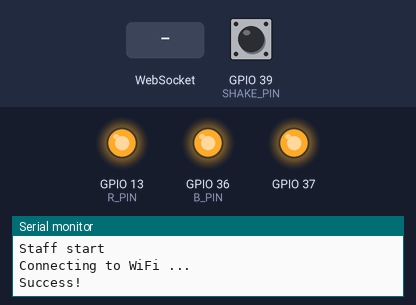
The sketch below on a simulated ESP32. On the bench: output pins drawn as LEDs (lit = HIGH), the last lines printed to the serial monitor. The test bench sets the inputs (shaded band); at power-on: GPIO 39 (SHAKE_PIN) HIGH. WiFi joins after 1.5 s; servers stay silent unless stated; random numbers use the default seed unless the sketch sets one.

Above: at 2.7 s.
2.8 s: WebSocket text "4" received
At 2.95 s:
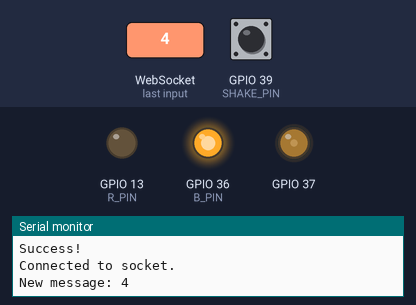
At 3.56 s:
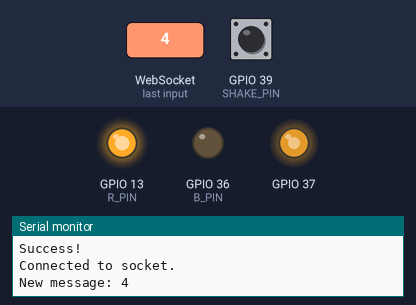
5.8 s: WebSocket text "#" received
Timing chart, 0 to 8.8 s (numbered marks = the images above; inputs shaded):
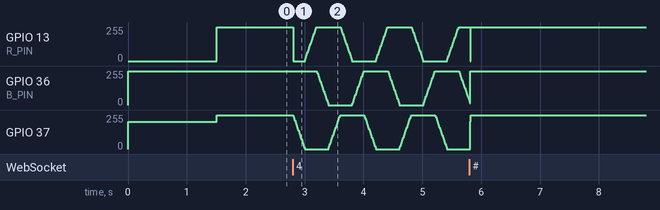

The sketch:

staff.ino
```cpp
#include <WiFiMulti.h>
#include <WebSocketsClient.h>
#include "Color.h"
#include "LedRGB.h"

// Settings
#define SSID ""
#define PASSWORD ""

#define SOCKET_HOST ""
#define SOCKET_RES "/"
#define SOCKET_PORT 80

#define R_PIN 13
#define G_PIN A1
#define B_PIN A0
#define SHAKE_PIN A3

#define DEFAULT_COLOR "#FF3000"


// Globals
WiFiMulti wifiMulti;
WebSocketsClient webSocket;

Color userColor = Color::hex(DEFAULT_COLOR);
LedRGB ledRGB;

float brightness = 0;

float t_fade_ms = 60000;
unsigned long dt_ms = 10;
float d_bright = 1.0 / (t_fade_ms / dt_ms);


void webSocketCallback(WStype_t type, uint8_t * payload, size_t length)
{
  switch (type)
  {
    case WStype_CONNECTED:
      Serial.println("Connected to socket.");
      break;

    case WStype_TEXT:
      Serial.printf("New message: %s\n", payload);

      // New Color command
      if (payload[0] == '#')
      {
        userColor = Color::hex((const char *)payload);
        brightness = 1;
      }
      else if (payload[0] == '1')
        brightness = 1;

      // Action commands
      switch (payload[0])
      {
        case '#':
          userColor = Color::hex((const char *)payload);
        case '1':
          brightness = 1;
          break;
        case '2':
          brightness -= 0.5;
          if(brightness < 0)
            brightness = 0;
          break;
        case '3':
          flash();
          brightness = 1;
          break;
        case '4':
          cycle();
          brightness = 1;
          break;
      }

  }
}

void flash()
{
  auto time = millis();
  while(millis() < time  + 500)
  {
    auto rand = random(5, 50);
    ledRGB.write(userColor, rand%2);
    delay(rand);
  }
}

void cycle()
{
  auto time = millis();
  double hue = 0;
  while(millis() < time  + 3000)
  {
    hue += 3;
    ledRGB.write(Color::hsv(hue, 1, 1));
    delay(dt_ms);
  }
}

void setup()
{
  // Serial setup
  Serial.begin(115200);
  Serial.setDebugOutput(true);
  Serial.println("Staff start\n");

  // Setting up RGB leds
  ledRGB.begin(R_PIN, G_PIN, B_PIN, Color::hex(DEFAULT_COLOR));

  pinMode(SHAKE_PIN, INPUT_PULLUP);

  // Wifi Setup
  Serial.println("Connecting to WiFi ...");
  wifiMulti.addAP(SSID, PASSWORD);
  while (wifiMulti.run() != WL_CONNECTED)
    delay(100);
  Serial.println("Success!\n");

  // Websocket setup
  webSocket.begin(SOCKET_HOST, SOCKET_PORT, SOCKET_RES);
  webSocket.onEvent(webSocketCallback);
  webSocket.setReconnectInterval(1000);
}

void loop()
{
  webSocket.loop();

  if (digitalRead(SHAKE_PIN) == LOW)
    brightness = 1;

  ledRGB.write(userColor, brightness);

  brightness -= d_bright;
  if (brightness < 0)
    brightness = 0;

  // Hard reset every hour
  if (millis() > 1000 * 1800)
    ESP.restart();

  delay(dt_ms);
}
```

Color.cpp
```cpp
#include <cmath>
#include <algorithm>
#include "Color.h"

Color Color::hex(const char * hexColor)
{
  uint8_t offset = 0;

  if (hexColor[0] == '#')
    offset = 1;

  return Color(
           hexDecode(hexColor + offset),
           hexDecode(hexColor + offset + 2),
           hexDecode(hexColor + offset + 4));
}

Color Color::hsv(float h, float s, float v)
{
  // fixing inputs
  h = std::fmod(h, 360);
  if (h < 0)
    h += 360;
  s = std::max(0.0f, std::min(1.0f, s));  // replace with std::clamp when cpp17 is used
  v = std::max(0.0f, std::min(1.0f, v));

  float c = v * s;
  float x = c * (1 - std::abs(std::fmod(h / 60, 2) - 1));
  float m = v - c;

  float tr, tg, tb;

  if (h < 60) {
    tr = c;
    tg = x;
    tb = 0;
  }
  else if (h < 120) {
    tr = x;
    tg = c;
    tb = 0;
  }
  else if (h < 180) {
    tr = 0;
    tg = c;
    tb = x;
  }
  else if (h < 240) {
    tr = 0;
    tg = x;
    tb = c;
  }
  else if (h < 300) {
    tr = x;
    tg = 0;
    tb = c;
  }
  else {
    tr = c;
    tg = 0;
    tb = x;
  }

  return Color(
           uint8_t(255 * (tr + m)),
           uint8_t(255 * (tg + m)),
           uint8_t(255 * (tb + m)));
}

uint8_t Color::hexDecode(const char * hexPair)
{
  uint8_t sum = 0;

  for (uint8_t i = 0; i < 2; ++i)
  {
    sum = sum << 4;

    uint8_t charValue = 0;
    if (hexPair[i] >= 'a' && hexPair[i] <= 'f')
      charValue = hexPair[i] - 'a' + 10;
    else if (hexPair[i] >= 'A' && hexPair[i] <= 'F')
      charValue = hexPair[i] - 'A' + 10;
    else if (hexPair[i] >= '0' && hexPair[i] <= '9')
      charValue = hexPair[i] - '0';

    sum += charValue;
  }

  return sum;
}
```

Color.h
```cpp
#ifndef COLOR_H
#define COLOR_H

#include <cstdint>

struct Color
{
  public:
    uint8_t r, g, b;

    Color(uint8_t ir, uint8_t ig, uint8_t ib):
      r(ir), g(ig), b(ib)
    {}

    static Color hex(const char * hexColor);
    static Color hsv(float h, float s, float v);

  private:
    static uint8_t hexDecode(const char * hexPair);
};

#endif /* COLOR_H */
```

LedRBG.cpp
```cpp
#include "LedRGB.h"

int LedRGB::nextChannel = 0;

LedRGB::LedRGB()
{
  m_redChannel = nextChannel ++;
  m_greenChannel = nextChannel ++;
  m_blueChannel = nextChannel ++;
}

void LedRGB::begin(int redPin, int greenPin, int bluePin, const Color & initialColor)
{
  ledcSetup(m_redChannel, 12000, 8); // 12 kHz PWM, 8-bit resolution
  ledcSetup(m_greenChannel, 12000, 8);
  ledcSetup(m_blueChannel, 12000, 8);

  ledcAttachPin(redPin, m_redChannel);
  ledcAttachPin(greenPin, m_greenChannel);
  ledcAttachPin(bluePin, m_blueChannel);

  write(initialColor);
}

void LedRGB::write(const Color & newColor, float fade)
{
  // Active low outputs
  ledcWrite(m_redChannel, 255 - byte(newColor.r * fade));
  ledcWrite(m_greenChannel, 255 - byte(newColor.g * fade));
  ledcWrite(m_blueChannel, 255 - byte(newColor.b * fade));
}
```

LedRGB.h
```cpp
#ifndef LED_RGB_H
#define LED_RGB_H

#include <Arduino.h>
#include "Color.h"

class LedRGB
{
  public:
    LedRGB();

    void begin(int redPin, int greenPin, int bluePin, const Color & initialColor = Color(0, 0, 0));

    void write(const Color & newColor, float fade = 1);

  private:
    static int nextChannel;

    int
    m_redChannel,
    m_greenChannel,
    m_blueChannel;
};

#endif /* LED_RGB_H */
```
